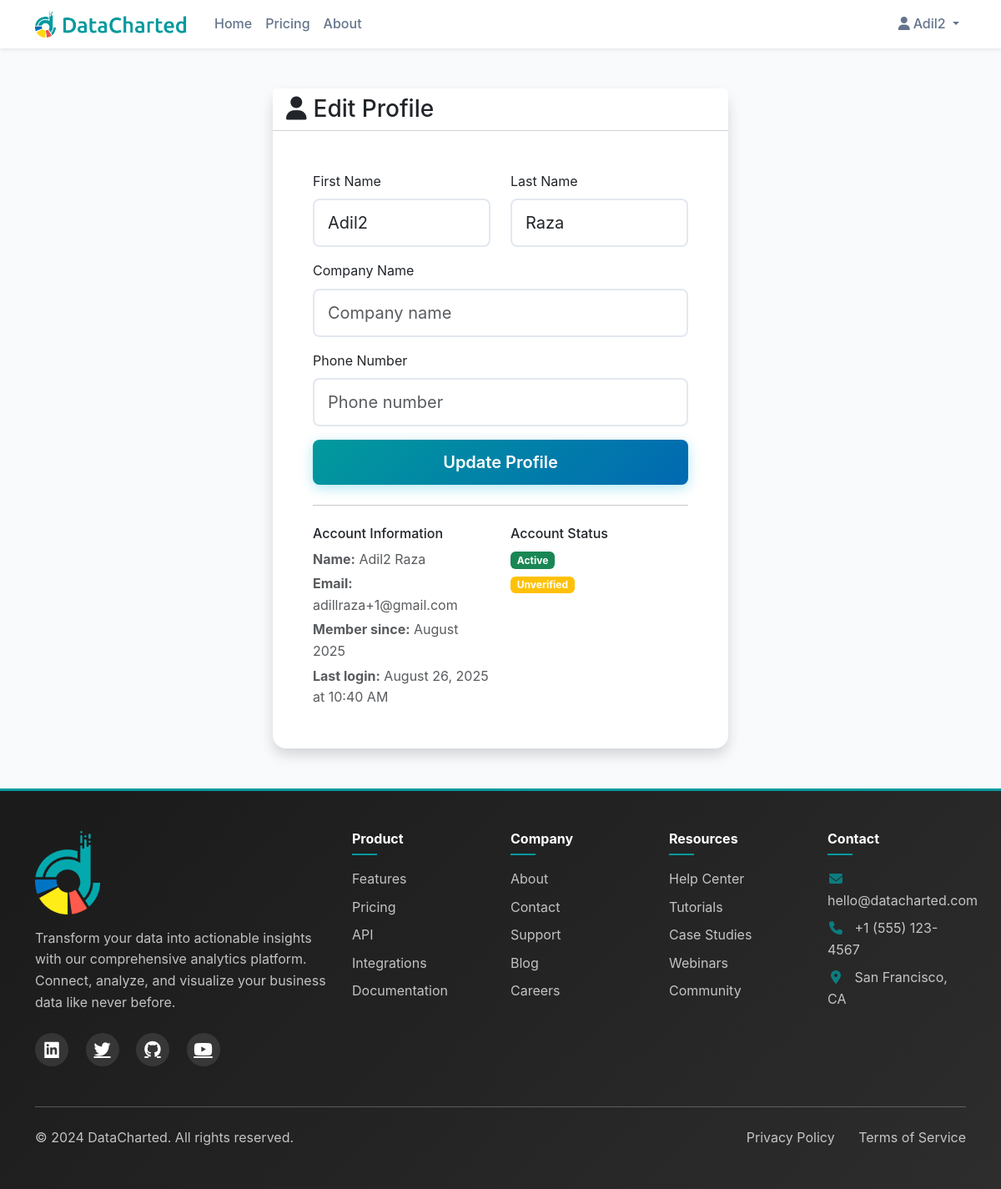
Screenshot of /auth/profile (signed in) with the database file from the repository.
### app/models.py (models this page shows, shortened)
class User(UserMixin, db.Model):
    id = db.Column(db.Integer, primary_key=True)
    email = db.Column(db.String(120), unique=True, nullable=False, index=True)
    password_hash = db.Column(db.String(128))
    first_name = db.Column(db.String(64))
    last_name = db.Column(db.String(64))
    company_name = db.Column(db.String(128))
    phone_number = db.Column(db.String(20), nullable=True)
    date_of_birth = db.Column(db.Date, nullable=True)
    is_active = db.Column(db.Boolean, default=True)
    is_verified = db.Column(db.Boolean, default=False)
    is_admin = db.Column(db.Boolean, default=False)
    created_at = db.Column(db.DateTime, default=datetime.utcnow)
    updated_at = db.Column(db.DateTime, default=datetime.utcnow, onupdate=datetime.utcnow)
    last_login = db.Column(db.DateTime)
    deleted_at = db.Column(db.DateTime)
    google_id = db.Column(db.String(128), unique=True, nullable=True)
    google_picture = db.Column(db.String(512), nullable=True)
    auth_provider = db.Column(db.String(20), default='local')  # 'local' or 'google'
    google_ads_connected = db.Column(db.Boolean, default=False)
    meta_ads_connected = db.Column(db.Boolean, default=False)
    callrail_connected = db.Column(db.Boolean, default=False)
    ghl_connected = db.Column(db.Boolean, default=False)
    bigquery_project_id = db.Column(db.String(128))
    bigquery_dataset = db.Column(db.String(128))
    vps_id = db.Column(db.String(128))
    vps_ip = db.Column(db.String(45))  # IPv6 compatible

### app/auth/routes.py (the view)
@bp.route('/profile', methods=['GET', 'POST'])
@login_required
def profile():
    form = ProfileForm()
    if form.validate_on_submit():
        current_user.first_name = form.first_name.data
        current_user.last_name = form.last_name.data
        current_user.company_name = form.company_name.data
        current_user.phone_number = form.phone_number.data if form.phone_number.data else None
        db.session.commit()
        flash('Your profile has been updated.', 'success')
        return redirect(url_for('auth.profile'))
    elif request.method == 'GET':
        form.first_name.data = current_user.first_name
        form.last_name.data = current_user.last_name
        form.company_name.data = current_user.company_name
        form.phone_number.data = current_user.phone_number
    return render_template('auth/profile.html', title='Edit Profile', form=form)

### app/templates/auth/profile.html (shortened to what this page needs)
{% extends "base.html" %}
{% block content %}
<div class="container py-5">
    <div class="row justify-content-center">
        <div class="col-md-8 col-lg-6">
            <div class="card shadow">
                <div class="card-header bg-white">
                    <h3 class="mb-0">
                        <i class="fas fa-user me-2"></i>Edit Profile
                    </h3>
                </div>
                <div class="card-body p-5">
                    <form method="POST" action="{{ url_for('auth.profile') }}">
                        <div class="row">
                            <div class="col-md-6 mb-3">
                                {{ form.first_name.label(class="form-label") }}
                                {{ form.first_name(class="form-control form-control-lg", placeholder="First name") }}
                            </div>
                            <div class="col-md-6 mb-3">
                                {{ form.last_name.label(class="form-label") }}
                                {{ form.last_name(class="form-control form-control-lg", placeholder="Last name") }}
                            </div>
                        </div>
                        <div class="mb-3">
                            {{ form.company_name.label(class="form-label") }}
                            {{ form.company_name(class="form-control form-control-lg", placeholder="Company name") }}
                        </div>
                        <div class="mb-3">
                            {{ form.phone_number.label(class="form-label") }}
                            {{ form.phone_number(class="form-control form-control-lg", placeholder="Phone number") }}
                        </div>
                        <div class="d-grid">
                            {{ form.submit(class="btn btn-primary btn-lg") }}
                        </div>
                    </form>
                    <hr class="my-4">
                    <div class="row">
                        <div class="col-md-6">
                            <h6>Account Information</h6>
                            <p class="text-muted mb-1">
                                <strong>Name:</strong> {% if current_user.first_name or current_user.last_name %}{{ current_user.first_name or '' }} {{ current_user.last_name or '' }}{% else %}{{ current_user.email.split('@')[0] }}{% endif %}
                            </p>
                            <p class="text-muted mb-1">
                                <strong>Email:</strong> {{ current_user.email }}
                            </p>
                            <p class="text-muted mb-1">
                                <strong>Member since:</strong> {{ current_user.created_at.strftime('%B %Y') if current_user.created_at else 'N/A' }}
                            </p>
                            <p class="text-muted mb-0">
                                <strong>Last login:</strong> {{ current_user.last_login.strftime('%B %d, %Y at %I:%M %p') if current_user.last_login else 'Never' }}
                            </p>
                        </div>
                        <div class="col-md-6">
                            <h6>Account Status</h6>
                            <p class="mb-1">
                                <span class="badge bg-{{ 'success' if current_user.is_active else 'danger' }}">
                                    {{ 'Active' if current_user.is_active else 'Inactive' }}
                                </span>
                            </p>
                            <p class="mb-1">
                                <span class="badge bg-{{ 'success' if current_user.is_verified else 'warning' }}">
                                    {{ 'Verified' if current_user.is_verified else 'Unverified' }}
                                </span>
                            </p>
                        </div>
                    </div>
                </div>
            </div>
        </div>
    </div>
</div>
{% endblock %}

### app/templates/base.html (shortened to what this page needs)
<!DOCTYPE html>
<html lang="en">
<head>
    <link href="https://cdn.jsdelivr.net/npm/bootstrap@5.3.0/dist/css/bootstrap.min.css" rel="stylesheet">
    <link rel="stylesheet" href="https://cdnjs.cloudflare.com/ajax/libs/font-awesome/6.4.0/css/all.min.css">
</head>
<body>
    <nav class="navbar navbar-expand-lg navbar-light bg-white shadow-sm">
        <div class="container">
            <a class="navbar-brand d-flex align-items-center" href="{{ url_for('main.index') }}">
                <img src="{{ url_for('static', filename='images/datacharted-header-logo.png') }}" alt="DataCharted Logo" height="32" class="me-2">
            </a>
            <div class="collapse navbar-collapse" id="navbarNav">
                <ul class="navbar-nav me-auto">
                    <li class="nav-item">
                        <a class="nav-link" href="{{ url_for('main.index') }}">Home</a>
                    </li>
                    <li class="nav-item">
                        <a class="nav-link" href="{{ url_for('main.pricing') }}">Pricing</a>
                    </li>
                    <li class="nav-item">
                        <a class="nav-link" href="{{ url_for('main.about') }}">About</a>
                    </li>
                </ul>
                <ul class="navbar-nav">
                    {% if current_user.is_authenticated %}
                        <li class="nav-item dropdown">
                            <a class="nav-link dropdown-toggle" href="#" id="navbarDropdown" role="button" data-bs-toggle="dropdown">
                                <i class="fas fa-user me-1"></i>{% if current_user.first_name %}{{ current_user.first_name }}{% else %}{{ current_user.email.split('@')[0] }}{% endif %}
                            </a>
                        </li>
                    {% endif %}
                </ul>
            </div>
        </div>
    </nav>
    <main>
        {% block content %}{% endblock %}
    </main>
    <footer class="modern-footer bg-dark text-white py-5">
        <div class="container">
            <div class="row g-4">
                <div class="col-lg-4 col-md-6">
                    <div class="footer-brand mb-4">
                        <img src="{{ url_for('static', filename='images/datacharted-logo.png') }}"
                             alt="DataCharted Logo"
                             height="100"
                             class="mb-3 footer-logo">
                        <p class="text-light opacity-75 mb-4" style="font-size: 1rem; line-height: 1.6;">
                            Transform your data into actionable insights with our comprehensive analytics platform.
                            Connect, analyze, and visualize your business data like never before.
                        </p>
                        <div class="social-links">
                            <a href="#" class="text-white me-3 fs-5"><i class="fab fa-linkedin"></i></a>
                            <a href="#" class="text-white me-3 fs-5"><i class="fab fa-twitter"></i></a>
                            <a href="#" class="text-white me-3 fs-5"><i class="fab fa-github"></i></a>
                            <a href="#" class="text-white fs-5"><i class="fab fa-youtube"></i></a>
                        </div>
                    </div>
                </div>
                <div class="col-lg-2 col-md-3 col-sm-6">
                    <h6 class="text-white fw-bold mb-3">Product</h6>
                    <ul class="list-unstyled footer-links">
                        <li class="mb-2"><a href="#" class="text-light text-decoration-none opacity-75 hover-primary">Features</a></li>
                        <li class="mb-2"><a href="#" class="text-light text-decoration-none opacity-75 hover-primary">Pricing</a></li>
                        <li class="mb-2"><a href="#" class="text-light text-decoration-none opacity-75 hover-primary">API</a></li>
                        <li class="mb-2"><a href="#" class="text-light text-decoration-none opacity-75 hover-primary">Integrations</a></li>
                        <li class="mb-2"><a href="#" class="text-light text-decoration-none opacity-75 hover-primary">Documentation</a></li>
                    </ul>
                </div>
                <div class="col-lg-2 col-md-3 col-sm-6">
                    <h6 class="text-white fw-bold mb-3">Company</h6>
                    <ul class="list-unstyled footer-links">
                        <li class="mb-2"><a href="#" class="text-light text-decoration-none opacity-75 hover-primary">About</a></li>
                        <li class="mb-2"><a href="#" class="text-light text-decoration-none opacity-75 hover-primary">Contact</a></li>
                        <li class="mb-2"><a href="#" class="text-light text-decoration-none opacity-75 hover-primary">Support</a></li>
                        <li class="mb-2"><a href="#" class="text-light text-decoration-none opacity-75 hover-primary">Blog</a></li>
                        <li class="mb-2"><a href="#" class="text-light text-decoration-none opacity-75 hover-primary">Careers</a></li>
                    </ul>
                </div>
                <div class="col-lg-2 col-md-3 col-sm-6">
                    <h6 class="text-white fw-bold mb-3">Resources</h6>
                    <ul class="list-unstyled footer-links">
                        <li class="mb-2"><a href="#" class="text-light text-decoration-none opacity-75 hover-primary">Help Center</a></li>
                        <li class="mb-2"><a href="#" class="text-light text-decoration-none opacity-75 hover-primary">Tutorials</a></li>
                        <li class="mb-2"><a href="#" class="text-light text-decoration-none opacity-75 hover-primary">Case Studies</a></li>
                        <li class="mb-2"><a href="#" class="text-light text-decoration-none opacity-75 hover-primary">Webinars</a></li>
                        <li class="mb-2"><a href="#" class="text-light text-decoration-none opacity-75 hover-primary">Community</a></li>
                    </ul>
                </div>
                <div class="col-lg-2 col-md-3 col-sm-6">
                    <h6 class="text-white fw-bold mb-3">Contact</h6>
                    <div class="contact-info">
                        <p class="text-light opacity-75 mb-2">
                            <i class="fas fa-envelope me-2 text-primary"></i>
                            hello@datacharted.com
                        </p>
                        <p class="text-light opacity-75 mb-2">
                            <i class="fas fa-phone me-2 text-primary"></i>
                            +1 (555) 123-4567
                        </p>
                        <p class="text-light opacity-75 mb-0">
                            <i class="fas fa-map-marker-alt me-2 text-primary"></i>
                            San Francisco, CA
                        </p>
                    </div>
                </div>
            </div>
            <hr class="my-4 opacity-25">
            <div class="row align-items-center">
                <div class="col-md-6">
                    <p class="mb-0 text-light opacity-75">&copy; 2024 DataCharted. All rights reserved.</p>
                </div>
                <div class="col-md-6 text-md-end">
                    <a href="https://datacharted.com/privacy_policy.html"
                       class="text-light text-decoration-none opacity-75 hover-primary me-4"
                       target="_blank">Privacy Policy</a>
                    <a href="https://datacharted.com/terms_of_service.html"
                       class="text-light text-decoration-none opacity-75 hover-primary"
                       target="_blank">Terms of Service</a>
                </div>
            </div>
        </div>
    </footer>
</body>
</html>

### rows the page displays
User: first_name "Adil2", last_name "Raza", email "adillraza+1@gmail.com", created_at "August 2025", last_login "August 26, 2025 at 10:40 AM", is_active "Active", is_verified "Unverified"
